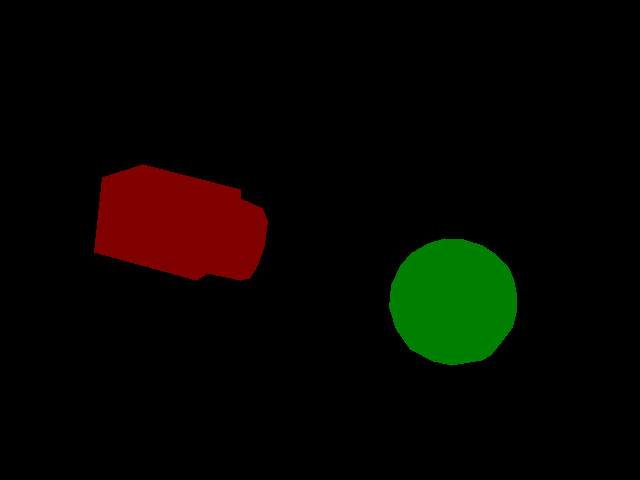
#> input picture train_data_me/cv2_mask/010001.png, 640 x 480 px, given in place of label.png, which was not available
$ python remove_mask.py
#> lines starting #> are read from the running program, lines starting #| are printed output that depends on the picture
#!usr/bin/python
# -*- coding:utf-8 -*-
import PIL.Image
import numpy as np
import cv2
import os
from PIL import Image
from skimage import io,data,color
import matplotlib.pyplot as plt


for i in range(0,10):
	img = PIL.Image.open("/home/zhulifu/Desktop/maskrcnnn_tupianyuchuli/train_data/labelme_json/01000%d_json/label.png" %i)
#> img is the input picture: PIL image 640x480 P; mean R, G, B 6.3, 5.3, 0
	img = np.array(img)
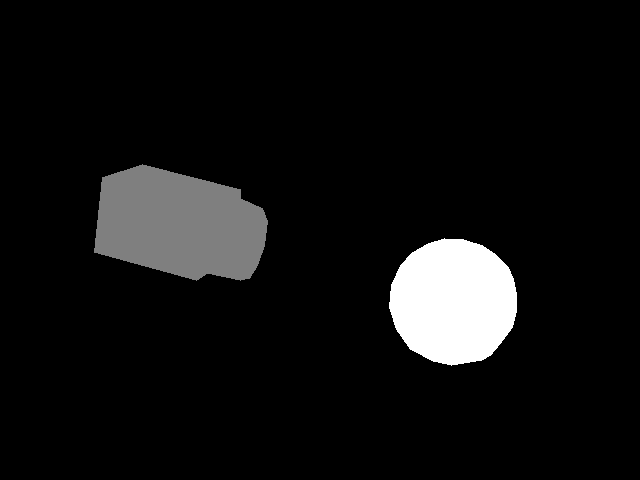
#> img: shape (480, 640); min 0, max 2, mean 0.132; drawn with min black and max white
	dst = Image.fromarray(np.uint8(img))

	dst.save("/home/zhulifu/Desktop/maskrcnnn_tupianyuchuli/train_data/cv2_mask/01000%d.png"%i)
#> pass 2 of the loop `for i in range(0,10):`:
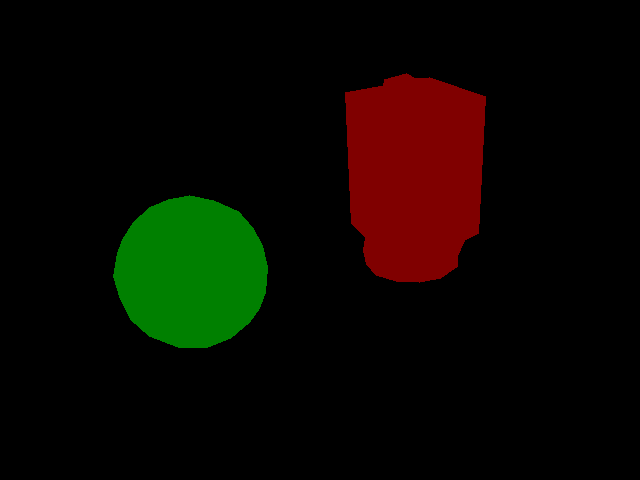
#> input picture train_data_me/cv2_mask/010003.png, 640 x 480 px, given in place of label.png, which was not available
#> img is the input picture: PIL image 640x480 P; mean R, G, B 10.2, 7.6, 0
#> `img = np.array(img)`:
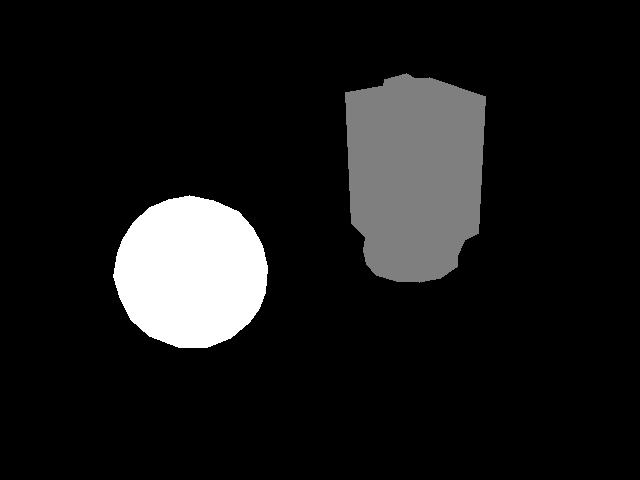
#> img: shape (480, 640); min 0, max 2, mean 0.198; drawn with min black and max white
#> (the run stopped early here; a loop or call above may not have finished)
